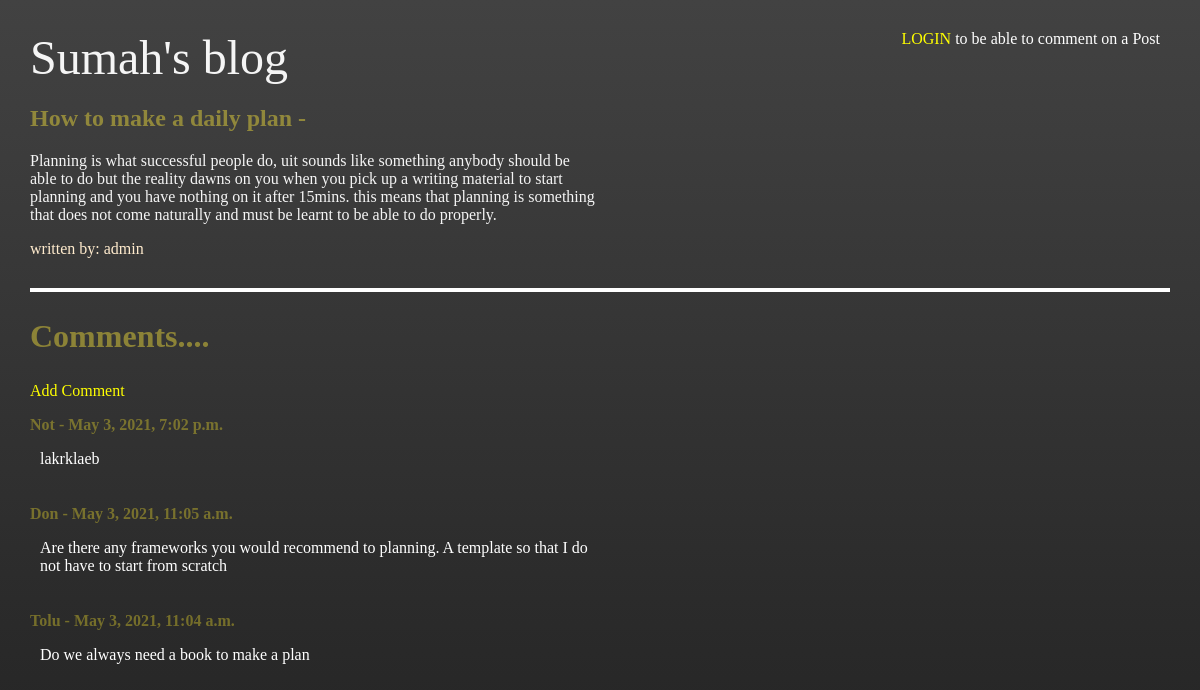
/how-to-make-a-daily-plan/, run on the app's committed database.
### blog/models.py (models this page shows, shortened)
class Post(models.Model):
    title = models.CharField(max_length=100)
    slug = models.SlugField(null=True)
    author = models.ForeignKey('auth.User', on_delete=models.CASCADE)
    body = models.TextField()

class Comment(models.Model):
    post = models.ForeignKey(Post, related_name='comments', on_delete=models.CASCADE)
    name = models.CharField(max_length=200)
    body = models.TextField()
    date_added = models.DateTimeField(auto_now_add=True)

### blog/views.py (the view)
# urls.py: path('<slug>/', BlogDetailView.as_view(), name = 'post_detail_url'),
class BlogDetailView(DetailView):
    model = Post
    template_name = "blog_post_detail.html"
    context_object_name = 'post'

### blog/templates/blog_post_detail.html (shortened to what this page needs)
{% extends 'base.html' %}
{% block content %}
    <div class="single-post">
        <h1 class="single-post-header text-darkyellow">{{post.title}} - {{ post.date_added }}</h1>
        <p  class="single-post-body text-whitesmoke" style="height: auto;">{{post.body}}</p>
        <p class="single-post-author">written by: {{post.author}}</p>
    </div>
    <hr>
    <div class="comments">
        <h2>Comments....</h2>
        <a href="{% url 'blog:add_comment_url' slug=post.slug %}" style="color: yellow;">Add Comment</a>
        {% if not post.comments.all %}
            No Comments on this post, be the first to <a href="{% url 'blog:add_comment_url' slug=post.slug %}">Add one</a>
        {% else %}
            {% for comment in post.comments.all reversed %}
                <div class="single-comment">
                    <strong><p class="single-comment-name">{{comment.name}} - {{ comment.date_added}}</p></strong>
                    <p class="single-comment-body">{{comment.body}}</p>
                </div>
            {% endfor %}
        {% endif %}
    </div>
{% endblock content %}

### blog/templates/base.html (style rules this page uses)
html { height: auto; }
body { height: 100%; margin: 0; background-repeat: no-repeat; background-attachment: fixed; margin: 30px; }
a { text-decoration: none; }
.main-bg { background: #424242; background: linear-gradient( #424242, #212121); }
.text-whitesmoke { color: whitesmoke }
.text-darkyellow { color: rgba(255, 235, 59, 0.432) }
.single-post { max-width: 50%; min-width: 400px; margin-bottom: 30px; }
.single-post-body { height: 50px; overflow:hidden; }
.single-post-author { color: blanchedalmond; }
hr { border: 2px solid white; }
.comments { max-width: 50%; min-width: 400px; }
.comments h2 { color: rgba(255, 235, 59, 0.432); font-size: 2rem; }
.single-comment { padding-bottom: 5px; }
.single-comment-body { color: white; padding-left: 10px; }
.single-comment-name { color: rgba(219, 202, 44, 0.432); }

### data on the page
Post: title "How to make a daily plan", body "Planning is what successful people do, uit sounds like something anybody should be able to do but the reality dawns on you when you pick up a writing material to start planning and you have nothing on it after 15mins. this means that planning is something that does not come naturally and must be learnt to be able to do properly.", author "admin"
Comment: name "Not", date_added "May 3, 2021, 7:02 p.m.", body "lakrklaeb"
Comment: name "Don", date_added "May 3, 2021, 11:05 a.m.", body "Are there any frameworks you would recommend to planning. A template so that I do not have to start from scratch"
Comment: name "Tolu", date_added "May 3, 2021, 11:04 a.m.", body "Do we always need a book to make a plan"
